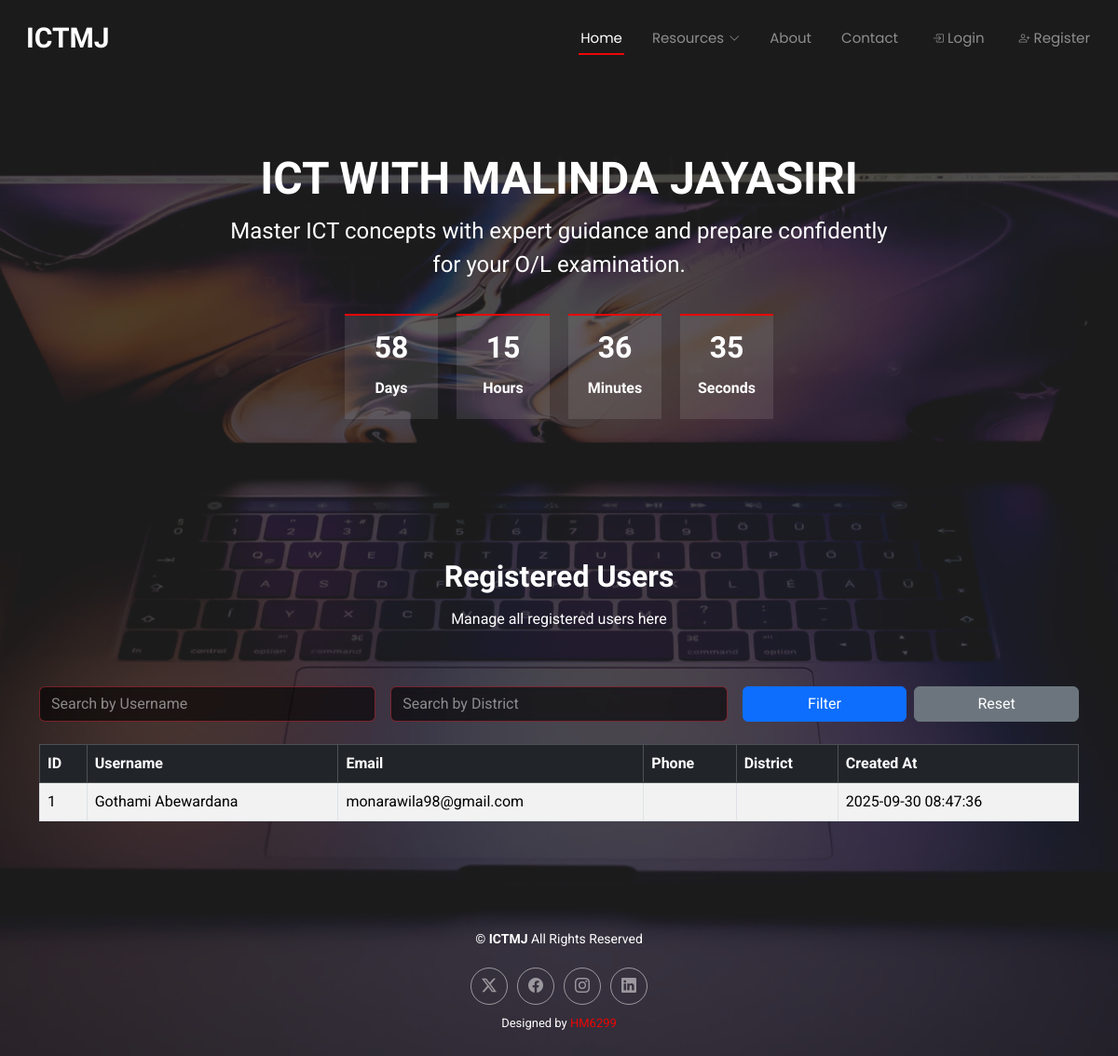
Page /admin.php on the earlier database version.
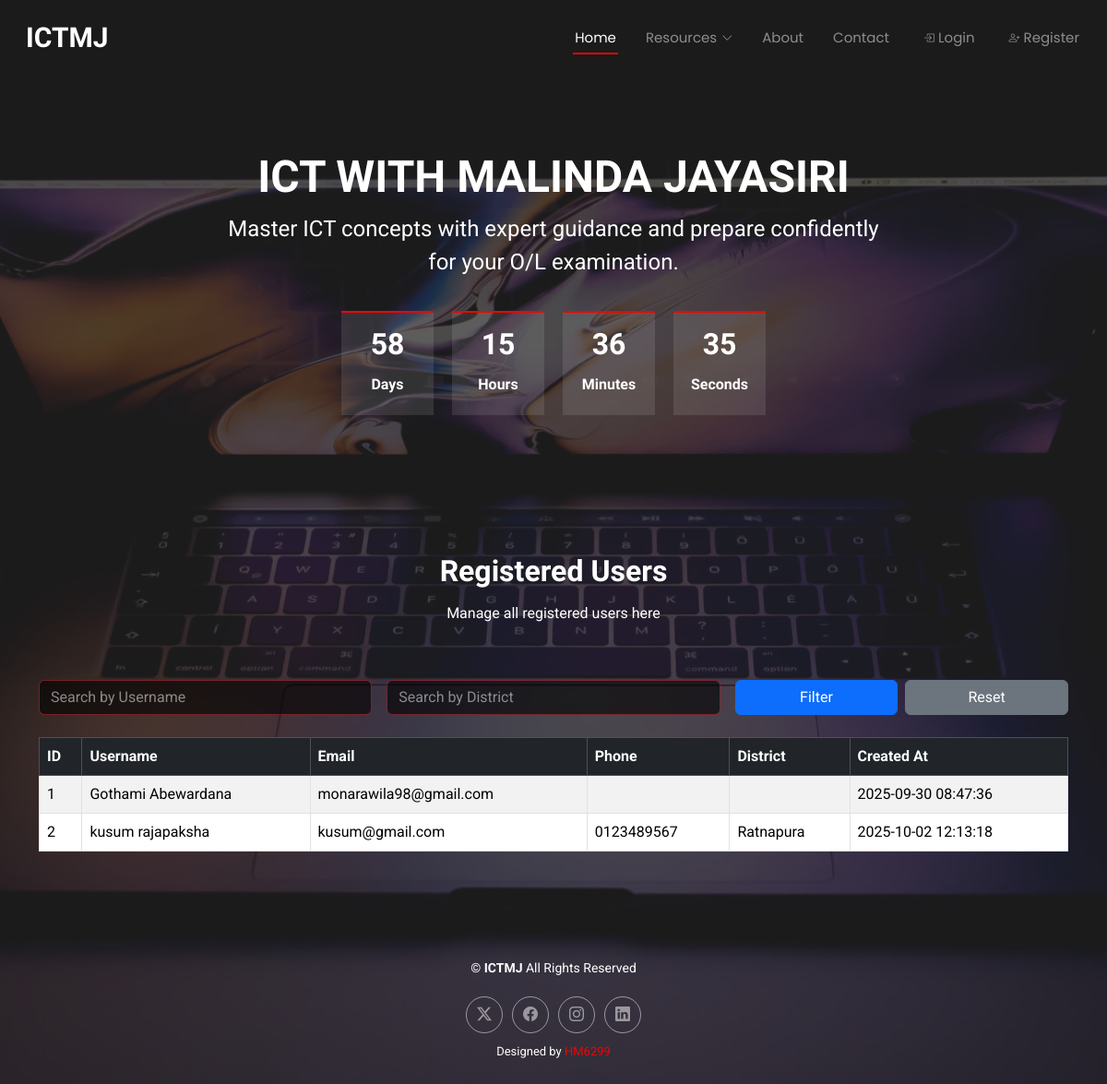
Same page on the later database version.
### tables this page shows
CREATE TABLE IF NOT EXISTS `users` (
  `id` int NOT NULL AUTO_INCREMENT,
  `username` varchar(50) NOT NULL,
  `email` varchar(100) NOT NULL,
  `password` varchar(255) NOT NULL,
  `created_at` timestamp NULL DEFAULT CURRENT_TIMESTAMP,
  `phone` varchar(15) NOT NULL,
  `district` varchar(50) NOT NULL,
  PRIMARY KEY (`id`),
  UNIQUE KEY `username` (`username`),
  UNIQUE KEY `email` (`email`)
);

### admin.php (the view, shortened to what this page needs)
<?php include 'header.php'; ?>
<?php
include 'forms/config.php';
?>
<main class="main">
  <section id="hero" class="hero section transparent-background">
    <div class="container text-center" data-aos="fade-up" data-aos-delay="100">
      <div class="row justify-content-center">
        <div class="col-lg-8">
          <h2>ICT WITH MALINDA JAYASIRI</h2>
          <p>Master ICT concepts with expert guidance and prepare confidently for your O/L examination.</p>
        </div>
        <div class="countdown d-flex justify-content-center" data-count="2025/12/03">
          <div><h3 class="count-days">0</h3><h4>Days</h4></div>
          <div><h3 class="count-hours">0</h3><h4>Hours</h4></div>
          <div><h3 class="count-minutes">0</h3><h4>Minutes</h4></div>
          <div><h3 class="count-seconds">0</h3><h4>Seconds</h4></div>
        </div>
      </div>
    </div>
  </section>
  <section id="users" class="section transparent-background">
    <div class="container" data-aos="fade-up" data-aos-delay="100">
      <div class="section-title">
        <h2>Registered Users</h2>
        <p>Manage all registered users here</p>
      </div>
      <form method="GET" class="mb-4">
        <div class="row g-3">
          <div class="col-md-4">
            <input
              type="text"
              name="username"
              class="form-control"
              placeholder="Search by Username"
              value="<?php echo htmlspecialchars($_GET['username'] ?? '', ENT_QUOTES); ?>">
          </div>
          <div class="col-md-4">
            <input
              type="text"
              name="district"
              class="form-control"
              placeholder="Search by District"
              value="<?php echo htmlspecialchars($_GET['district'] ?? '', ENT_QUOTES); ?>">
          </div>
          <div class="col-md-4 d-flex gap-2">
            <button type="submit" class="btn btn-primary w-100">Filter</button>
            <a href="admin.php" class="btn btn-secondary w-100">Reset</a>
          </div>
        </div>
      </form>
      <div class="table-responsive ">
        <table class="table table-bordered table-striped transparent-background">
          <thead class="table-dark transparent-background">
            <tr>
              <th>ID</th>
              <th>Username</th>
              <th>Email</th>
              <th>Phone</th>
              <th>District</th>
                            <th>Created At</th>
            </tr>
          </thead>
          <tbody>
<?php
$sql = "SELECT id, username, email, password, created_at, phone, district FROM users WHERE 1=1";
$params = [];
try {
    $stmt = $pdo->prepare($sql);
    $stmt->execute($params);
    $users = $stmt->fetchAll(PDO::FETCH_ASSOC);
    if (count($users) > 0) {
        foreach ($users as $row) {
            echo "<tr>";
            echo "<td>{$row['id']}</td>";
            echo "<td>{$row['username']}</td>";
            echo "<td>{$row['email']}</td>";
            echo "<td>{$row['phone']}</td>";
            echo "<td>{$row['district']}</td>";
                        echo "<td>{$row['created_at']}</td>";
            echo "</tr>";
        }
    } else {
        echo "<tr><td colspan='7' class='text-center'>No users found.</td></tr>";
    }
} catch (PDOException $e) {
    echo "<tr><td colspan='7' class='text-danger'>Query error: " . htmlspecialchars($e->getMessage()) . "</td></tr>";
}
?>
          </tbody>
        </table>
      </div>
    </div>
  </section>
</main>
<?php include 'footer.php'; ?>

Differences in the rows shown:
added users: id "2", username "kusum rajapaksha", email "kusum@gmail.com", phone "0123489567", district "Ratnapura", created_at "2025-10-02 12:13:18"
